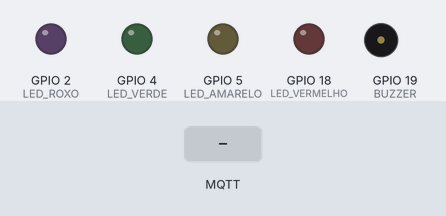
A sketch run on a simulated ESP32. Shown: output pins drawn as LEDs (lit = HIGH), buzzer (waves = sounding, pin HIGH). The test bench sets the inputs (shaded band). WiFi joins after 1.5 s; servers stay silent unless stated; no MQTT or app messages arrive unless stated; what the sketch prints to the serial monitor is not drawn.

Above: at 2.7 s.
2.8 s: MQTT message "1" arrives on the first subscribed topic
At 4.8 s:
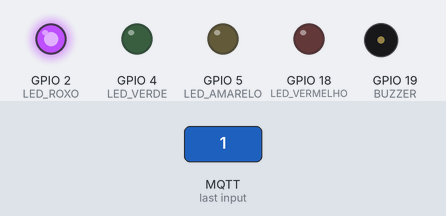
5.8 s: MQTT message "5" arrives on the first subscribed topic
At 7.0 s:
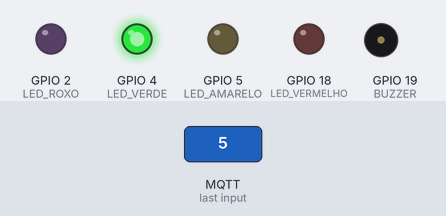
7.3 s: MQTT message "90" arrives on the first subscribed topic
At 8.4 s:
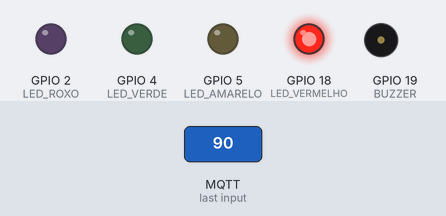
8.8 s: MQTT message "0" arrives on the first subscribed topic
At 8.95 s:
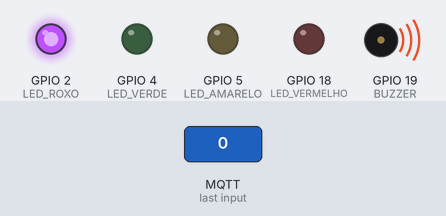
11.8 s: MQTT message "200" arrives on the first subscribed topic
At 13.0 s:
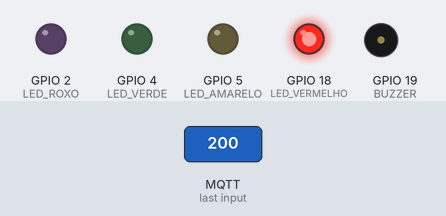
Timing chart, 0 to 14.3 s (numbered marks = the images above; inputs shaded):
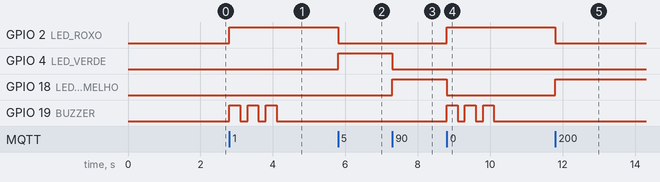

The sketch:

sketch.ino
```cpp
#include <WiFi.h>
#include <WiFiClientSecure.h>
#include <PubSubClient.h>

// ===== WIFI =====
const char* ssid     = "Wokwi-GUEST";
const char* password = "";

// ===== MQTT (HiveMQ Cloud) =====
const char* mqtt_server = "3f3a91da234e4351bfbad9f9e86a145c.s1.eu.hivemq.cloud";
const int   mqtt_port   = 8883;
const char* mqtt_user   = "gustavostr";
const char* mqtt_pass   = "260207Gu";
const char* topic_sub   = "coleira/dias";
const char* topic_status = "coleira/status";

// ===== PINOS =====
#define LED_ROXO    2   // 1 dia  — consulta urgente
#define LED_VERDE   4   // 5 dias
#define LED_AMARELO 5   // 15 dias
#define LED_VERMELHO 18 // mais de 15 dias
#define BUZZER      19

WiFiClientSecure espClient;
PubSubClient client(espClient);

// ===== DESLIGA TODOS OS LEDS =====
void desligarLeds() {
  digitalWrite(LED_ROXO,     LOW);
  digitalWrite(LED_VERDE,    LOW);
  digitalWrite(LED_AMARELO,  LOW);
  digitalWrite(LED_VERMELHO, LOW);
  digitalWrite(BUZZER,       LOW);
}

// ===== ACENDE LED CONFORME OS DIAS =====
void atualizarColeira(int dias) {
  desligarLeds();

  if (dias <= 1) {
    digitalWrite(LED_ROXO, HIGH);
    // Buzzer bipa 3 vezes quando falta 1 dia
    for (int i = 0; i < 3; i++) {
      digitalWrite(BUZZER, HIGH);
      delay(300);
      digitalWrite(BUZZER, LOW);
      delay(200);
    }
    client.publish(topic_status, "URGENTE: consulta amanha!");
  } else if (dias <= 5) {
    digitalWrite(LED_VERDE, HIGH);
    client.publish(topic_status, "OK: consulta em breve");
  } else if (dias <= 15) {
    digitalWrite(LED_AMARELO, HIGH);
    client.publish(topic_status, "OK: consulta nos proximos 15 dias");
  } else {
    digitalWrite(LED_VERMELHO, HIGH);
    client.publish(topic_status, "OK: consulta longe");
  }
}

// ===== CALLBACK MQTT =====
void callback(char* topic, byte* payload, unsigned int length) {
  String mensagem = "";
  for (unsigned int i = 0; i < length; i++) {
    mensagem += (char)payload[i];
  }
  Serial.print("MQTT recebido [");
  Serial.print(topic);
  Serial.print("]: ");
  Serial.println(mensagem);

  int dias = mensagem.toInt();
  atualizarColeira(dias);
}

// ===== WIFI =====
void setup_wifi() {
  WiFi.begin(ssid, password);
  Serial.print("Conectando WiFi");
  while (WiFi.status() != WL_CONNECTED) {
    delay(500);
    Serial.print(".");
  }
  Serial.println("\nWiFi conectado!");
}

// ===== RECONECTAR MQTT =====
void reconnect() {
  while (!client.connected()) {
    Serial.print("Conectando MQTT...");
    if (client.connect("ESP32_COLEIRA", mqtt_user, mqtt_pass)) {
      Serial.println("Conectado!");
      client.subscribe(topic_sub);
    } else {
      Serial.print("Erro: ");
      Serial.println(client.state());
      delay(2000);
    }
  }
}

// ===== SETUP =====
void setup() {
  Serial.begin(115200);

  pinMode(LED_ROXO,     OUTPUT);
  pinMode(LED_VERDE,    OUTPUT);
  pinMode(LED_AMARELO,  OUTPUT);
  pinMode(LED_VERMELHO, OUTPUT);
  pinMode(BUZZER,       OUTPUT);

  desligarLeds();
  setup_wifi();

  espClient.setInsecure();
  client.setServer(mqtt_server, mqtt_port);
  client.setCallback(callback);
}

// ===== LOOP =====
void loop() {
  if (!client.connected()) reconnect();
  client.loop();
}
```

Measured:
- after the input at 2.8 s, GPIO 2 (LED_ROXO): LOW → HIGH at once; GPIO 19 (BUZZER): alternates HIGH for 0.30 s and LOW for 0.20 s, 6 changes in all, then stays LOW, starting at once
- after the input at 5.8 s, GPIO 2 (LED_ROXO): HIGH → LOW at once; GPIO 4 (LED_VERDE): LOW → HIGH at once
- after the input at 7.3 s, GPIO 4 (LED_VERDE): HIGH → LOW at once; GPIO 18 (LED_VERMELHO): LOW → HIGH at once
- after the input at 8.8 s, GPIO 2 (LED_ROXO): LOW → HIGH at once; GPIO 18 (LED_VERMELHO): HIGH → LOW at once; GPIO 19 (BUZZER): alternates HIGH for 0.30 s and LOW for 0.20 s, 6 changes in all, then stays LOW, starting at once
- after the input at 11.8 s, GPIO 2 (LED_ROXO): HIGH → LOW at once; GPIO 18 (LED_VERMELHO): LOW → HIGH at once
